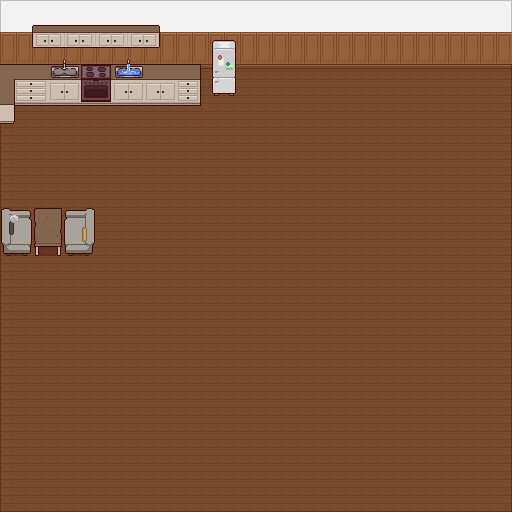

A 2D game scene composited from a Tiled map and its tileset images. What follows is a short description and the map's XML, with each tile layer's data collapsed to a summary:
An orthogonal 32x32 tile map with 16x16 px tiles, 2 tile layers (Floor, tiles), 6 tilesets and 27 objects (8x table, 2x sink, order, gas-stove, oven, ...).

<map version="1.10" tiledversion="1.11.2" orientation="orthogonal" renderorder="right-down" width="32" height="32" tilewidth="16" tileheight="16" infinite="0" nextlayerid="5" nextobjectid="31">
 <tileset firstgid="1" name="cabinets_LRK" tilewidth="16" tileheight="16" tilecount="1175" columns="47">
  <image source="assets/pixelinterior_LRK/cabinets_LRK.png" width="752" height="405" />
 </tileset>
 <tileset firstgid="1176" name="decorations_LRK" tilewidth="16" tileheight="16" tilecount="120" columns="12">
  <image source="assets/pixelinterior_LRK/decorations_LRK.png" width="192" height="160" />
 </tileset>
 <tileset firstgid="1296" name="doorswindowsstairs_LRK" tilewidth="16" tileheight="16" tilecount="736" columns="46">
  <image source="assets/pixelinterior_LRK/doorswindowsstairs_LRK.png" width="736" height="256" />
 </tileset>
 <tileset firstgid="2032" name="floorswalls_LRK" tilewidth="16" tileheight="16" tilecount="224" columns="14">
  <image source="assets/pixelinterior_LRK/floorswalls_LRK.png" width="224" height="256" />
 </tileset>
 <tileset firstgid="2256" name="kitchen_LRK" tilewidth="16" tileheight="16" tilecount="650" columns="26">
  <image source="assets/pixelinterior_LRK/kitchen_LRK.png" width="416" height="400" />
 </tileset>
 <tileset firstgid="2906" name="livingroom_LRK" tilewidth="16" tileheight="16" tilecount="1014" columns="39">
  <image source="assets/pixelinterior_LRK/livingroom_LRK.png" width="624" height="416" />
 </tileset>
 <layer id="2" name="Floor" width="32" height="32">
  <data>[1024 cells, 1024 non-empty, 17 distinct tile ids]</data>
 </layer>
 <layer id="3" name="tiles" width="32" height="32">
  <data>[1024 cells, 130 non-empty, 100 distinct tile ids]</data>
 </layer>
 <objectgroup id="4" name="collisions">
  <object id="1" name="order" x="34.1665" y="208.432" width="27.5" height="47.2349" />
  <object id="2" name="table" x="-0.5835" y="96.5682" width="14.75" height="8.5" />
  <object id="3" name="table" x="-0.2085" y="79.8182" width="14.75" height="16.75" />
  <object id="4" name="table" x="0.0415" y="64.6932" width="15.25" height="15.25" />
  <object id="5" name="table" x="15.7915" y="64.4432" width="15.75" height="15.25" />
  <object id="6" name="table" x="31.7915" y="64.4432" width="16.25" height="15" />
  <object id="7" name="table" x="144.541" y="64.6932" width="15.5" height="14.75" />
  <object id="8" name="table" x="160.791" y="64.6932" width="14.75" height="14.5" />
  <object id="9" name="table" x="176.291" y="64.6932" width="23.25" height="14.5" />
  <object id="10" name="sink" x="49.0415" y="64.4432" width="31.75" height="15.25" />
  <object id="11" name="sink" x="111.791" y="64.4432" width="31.75" height="15.25" />
  <object id="12" name="gas-stove" x="80.5415" y="64.4432" width="31.75" height="15.25" />
  <object id="13" name="oven" x="80.2915" y="80.1932" width="31.75" height="25.25" />
  <object id="14" x="-0.3335" y="105.318" width="14.75" height="18.25" />
  <object id="15" x="15.4165" y="25.3182" width="65" height="24.75" />
  <object id="16" x="112.666" y="25.0682" width="87.25" height="25.25" />
  <object id="17" name="fridge" x="211.916" y="40.8182" width="24.25" height="55.25" />
  <object id="18" x="0.1665" y="208.523" width="33.75" height="47.1136" />
  <object id="19" x="62.0415" y="208.375" width="33.75" height="47.3182" />
  <object id="20" x="-21.4168" y="0.06825" width="21" height="511.667" />
  <object id="21" x="511.25" y="-0.431917" width="22" height="512.167" />
  <object id="22" x="-20.966" y="-20.194" width="554.667" height="19.7503" />
  <object id="23" x="-20.083" y="512.777" width="553.333" height="19.7503" />
  <object id="24" x="238.583" y="0.276417" width="271.333" height="66.084" />
  <object id="25" name="player" x="92" y="163">
   <point />
  </object>
  <object id="27" x="-20.6667" y="256.667" width="555.333" height="50" />
  <object id="30" x="240.99" y="-19.3427" width="95.334" height="326" />
 </objectgroup>
</map>
